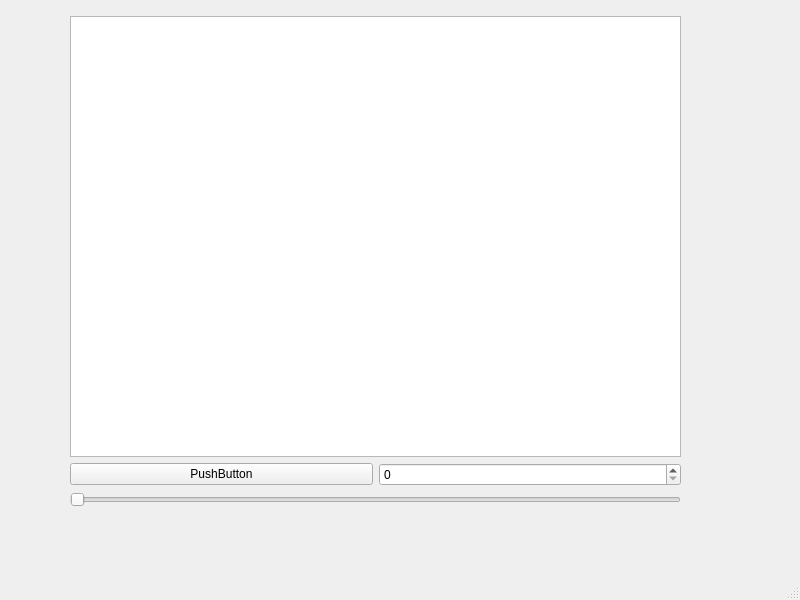
<?xml version="1.0" encoding="UTF-8"?>
<ui version="4.0">
 <class>MainWindow</class>
 <widget class="QMainWindow" name="MainWindow">
  <property name="geometry">
   <rect>
    <x>0</x>
    <y>0</y>
    <width>800</width>
    <height>600</height>
   </rect>
  </property>
  <property name="windowTitle">
   <string>MainWindow</string>
  </property>
  <widget class="QWidget" name="centralwidget">
   <property name="enabled">
    <bool>true</bool>
   </property>
   <property name="minimumSize">
    <size>
     <width>0</width>
     <height>556</height>
    </size>
   </property>
   <property name="autoFillBackground">
    <bool>false</bool>
   </property>
   <widget class="QWidget" name="verticalLayoutWidget">
    <property name="geometry">
     <rect>
      <x>70</x>
      <y>16</y>
      <width>611</width>
      <height>491</height>
     </rect>
    </property>
    <layout class="QVBoxLayout" name="verticalLayout">
     <item>
      <widget class="QTextEdit" name="myEdit"/>
     </item>
     <item>
      <layout class="QHBoxLayout" name="horizontalLayout">
       <item>
        <widget class="QPushButton" name="myButton">
         <property name="text">
          <string>PushButton</string>
         </property>
        </widget>
       </item>
       <item>
        <widget class="QSpinBox" name="myCounter">
         <property name="maximum">
          <number>198</number>
         </property>
        </widget>
       </item>
      </layout>
     </item>
     <item>
      <widget class="QSlider" name="mySlider">
       <property name="orientation">
        <enum>Qt::Orientation::Horizontal</enum>
       </property>
      </widget>
     </item>
    </layout>
   </widget>
  </widget>
  <widget class="QMenuBar" name="menubar">
   <property name="geometry">
    <rect>
     <x>0</x>
     <y>0</y>
     <width>800</width>
     <height>22</height>
    </rect>
   </property>
  </widget>
  <widget class="QStatusBar" name="statusbar"/>
  <action name="actionOpen">
   <property name="text">
    <string>Open</string>
   </property>
   <property name="toolTip">
    <string>Open</string>
   </property>
   <property name="menuRole">
    <enum>QAction::MenuRole::TextHeuristicRole</enum>
   </property>
  </action>
 </widget>
 <resources/>
 <connections/>
</ui>
